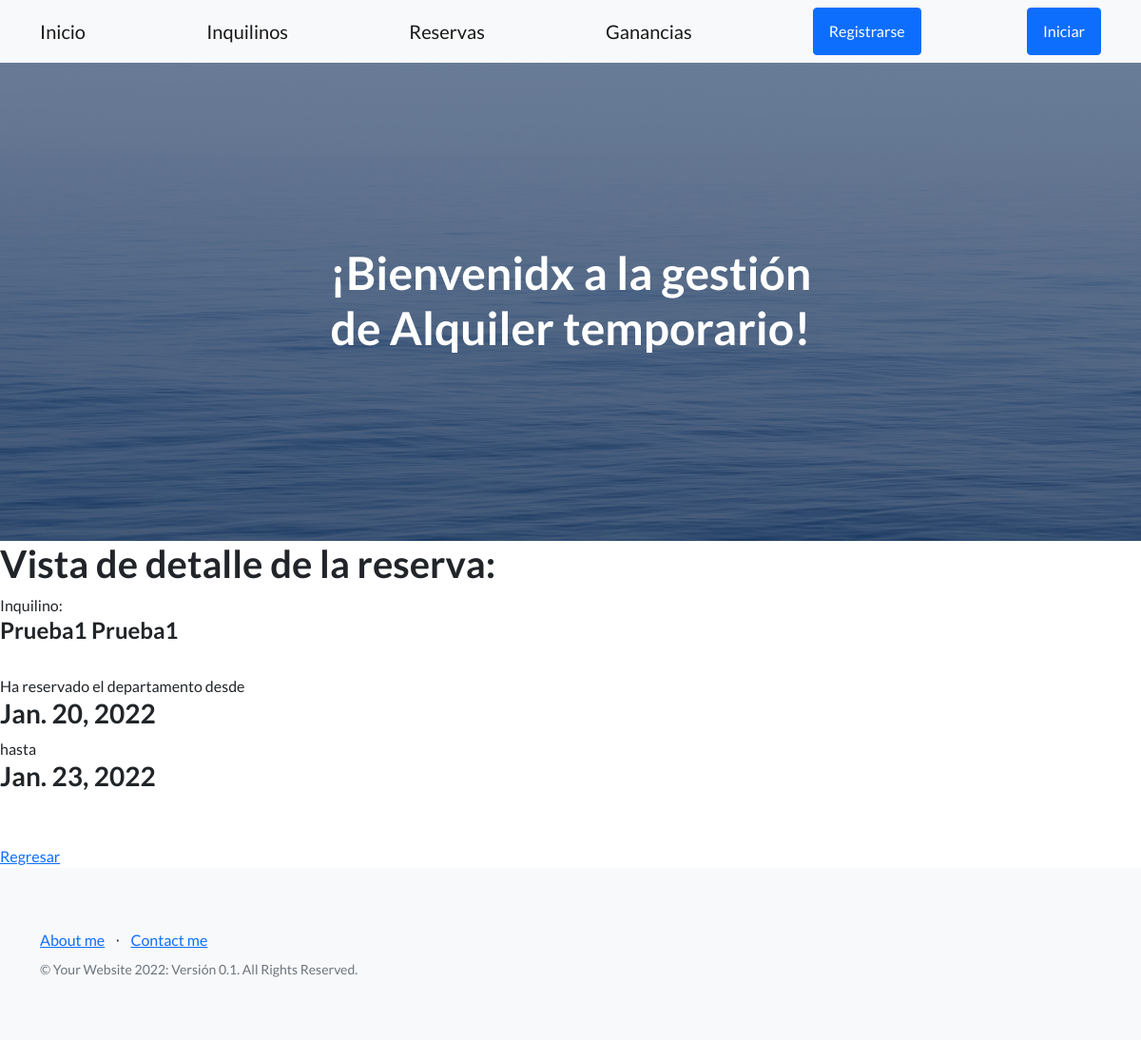
Screenshot of /emp-app1/booking-detail/6 with the database file from the repository.
### EmpApp1/models.py (models this page shows, shortened)
class Booking (models.Model):
    person = models.ForeignKey(Person,on_delete=models.CASCADE, blank= False, null= False, verbose_name= 'Inquilino')
    date_in = models.DateField(max_length=30, verbose_name= 'Fecha de entrada')
    date_out = models.DateField(max_length=30, verbose_name= 'Fecha de salida')
    class Meta:
        db_table = 'Booking'
        verbose_name = 'Reserva'
        verbose_name_plural = 'Reservas'

class Person (models.Model):
    first_name = models.CharField(max_length=30, verbose_name= 'Nombre')
    last_name = models.CharField(max_length=30, verbose_name= 'Apellido')
    dni = models.CharField(max_length=10, verbose_name='DNI')
    tel = models.CharField(max_length=30, verbose_name= 'Telefono')
    email = models.EmailField(max_length=50, verbose_name= 'Email')
    def __str__(self):
        return f'{self.first_name} {self.last_name}'
    class Meta:
        db_table = 'Person'
        verbose_name = 'Inquilino'
        verbose_name_plural = 'Inquilinos'
        ordering = ['last_name']

### EmpApp1/views.py (the view)
# urls.py: path('booking-detail/<pk>',booking_detail.as_view() , name="booking-detail"),
class booking_detail (DetailView):
    model = Booking
    template_name = 'booking_detail.html'
    context_object_name = "booking"

### EmpApp1/Templates/booking_detail.html
{% extends 'temp_padre.html' %}
{% load static %}
{% block ContenidoQueCambia %}
    <h1>Vista de detalle de la reserva:</h1>
    Inquilino: <h4>{{booking.person}}</h4><br>
    Ha reservado el departamento desde <h3>{{booking.date_in}}</h3> hasta <h3>{{booking.date_out}}</h3> <br>
    <br>
    <a href="{% url 'booking-read' %}">Regresar</a>
{% endblock ContenidoQueCambia %}

### rows the page displays
Booking: person "Prueba1 Prueba1", date_in "Jan. 20, 2022", date_out "Jan. 23, 2022"
